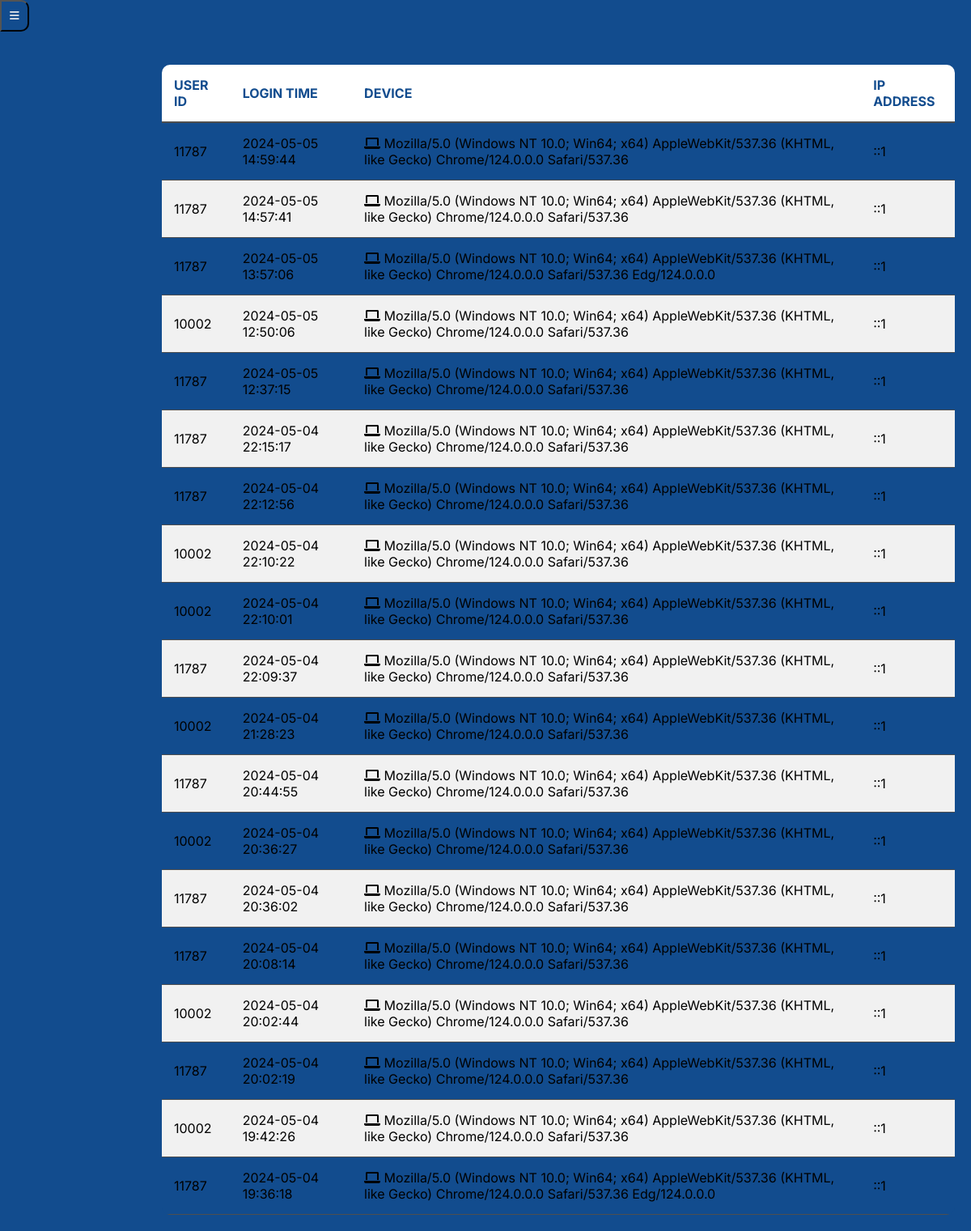
The app's page /admin/history.php (signed in) with its own data.
### tables this page shows
CREATE TABLE `history` (
  `id` int(11) NOT NULL,
  `user_id` int(11) DEFAULT NULL,
  `login_time` datetime DEFAULT current_timestamp(),
  `device` varchar(255) DEFAULT NULL,
  `ip_address` varchar(45) DEFAULT NULL
);

### admin/history.php (the view, shortened to what this page needs)
<?php
include 'db_connection.php';
$query_history = "SELECT user_id, login_time, device, ip_address FROM history ORDER BY login_time DESC";
$stmt = $pdo->prepare($query_history);
$stmt->execute();
$history_data = $stmt->fetchAll(PDO::FETCH_ASSOC);
include 'navbar.php';
?>
<!DOCTYPE html>
<html lang="en">
<head>
    <link rel="stylesheet" href="https://cdnjs.cloudflare.com/ajax/libs/font-awesome/6.0.0-beta3/css/all.min.css">
    <link rel="stylesheet" href="./cssadmin/history.css">
</head>
<body>
    <div class="container">
        <table>
            <thead>
                <tr>
                    <th>User ID</th>
                    <th>Login Time</th>
                    <th>Device</th>
                    <th>IP Address</th>
                </tr>
            </thead>
            <tbody>
                <?php foreach ($history_data as $entry): ?>
                    <tr>
                        <td><?php echo htmlspecialchars($entry['user_id']); ?></td>
                        <td><?php echo htmlspecialchars($entry['login_time']); ?></td>
                        <td>
                            <i class="fas fa-laptop"></i>
                            <?php echo htmlspecialchars($entry['device']); ?>
                        </td>
                        <td><?php echo htmlspecialchars($entry['ip_address']); ?></td>
                    </tr>
                <?php endforeach; ?>
            </tbody>
        </table>
    </div>
</body>
</html>

### admin/navbar.php (shortened to what this page needs)
<!DOCTYPE html>
<html lang="en">
<head>
    <link rel="stylesheet" href="https://cdnjs.cloudflare.com/ajax/libs/font-awesome/6.0.0-beta3/css/all.min.css">
</head>
<body>
    <button class="navbar-toggle" onclick="toggleNavbar()">
        <i class="fas fa-bars"></i>
    </button>
</body>
</html>

### admin/cssadmin/history.css (style rules this page uses)
body { font-family: 'Inter', sans-serif; background-color: #124c8e; color: #000000; margin: 0; padding: 0; }
.container { display: flex; border-radius: 10px; padding: 20px; margin-top: 5%; margin-left: 15%; }
table { width: 100%; border-collapse: collapse; background-color: #124c8e; border-radius: 10px; overflow: hidden; }
th { background-color: white; color: #124c8e; padding: 15px; text-align: left; text-transform: uppercase; border-bottom: 2px solid #4e4e4e; }
td { padding: 15px; border-bottom: 1px solid #4e4e4e; }
tr:nth-child(even) { background-color: #f1f1f1; }

### admin/navbar.php (style rules this page uses)
.navbar-toggle { background-color: #124c8e; color: #f0f0f0; padding: 10px; border-radius: 0 10px 10px 0; position: fixed; top: 0px; left: 0; cursor: pointer; transition: background-color 0.3s; }

### records on screen
history: user "11787", login_time "2024-05-05 14:59:44", device "Mozilla/5.0 (Windows NT 10.0; Win64; x64) AppleWebKit/537.36 (KHTML, like Gecko) Chrome/124.0.0.0 Safari/537.36", ip_address "::1"
history: user "11787", login_time "2024-05-05 14:57:41", device "Mozilla/5.0 (Windows NT 10.0; Win64; x64) AppleWebKit/537.36 (KHTML, like Gecko) Chrome/124.0.0.0 Safari/537.36", ip_address "::1"
history: user "11787", login_time "2024-05-05 13:57:06", device "Mozilla/5.0 (Windows NT 10.0; Win64; x64) AppleWebKit/537.36 (KHTML, like Gecko) Chrome/124.0.0.0 Safari/537.36 Edg/124.0.0.0", ip_address "::1"
history: user "10002", login_time "2024-05-05 12:50:06", device "Mozilla/5.0 (Windows NT 10.0; Win64; x64) AppleWebKit/537.36 (KHTML, like Gecko) Chrome/124.0.0.0 Safari/537.36", ip_address "::1"
history: user "11787", login_time "2024-05-05 12:37:15", device "Mozilla/5.0 (Windows NT 10.0; Win64; x64) AppleWebKit/537.36 (KHTML, like Gecko) Chrome/124.0.0.0 Safari/537.36", ip_address "::1"
history: user "11787", login_time "2024-05-04 22:15:17", device "Mozilla/5.0 (Windows NT 10.0; Win64; x64) AppleWebKit/537.36 (KHTML, like Gecko) Chrome/124.0.0.0 Safari/537.36", ip_address "::1"
history: user "11787", login_time "2024-05-04 22:12:56", device "Mozilla/5.0 (Windows NT 10.0; Win64; x64) AppleWebKit/537.36 (KHTML, like Gecko) Chrome/124.0.0.0 Safari/537.36", ip_address "::1"
history: user "10002", login_time "2024-05-04 22:10:22", device "Mozilla/5.0 (Windows NT 10.0; Win64; x64) AppleWebKit/537.36 (KHTML, like Gecko) Chrome/124.0.0.0 Safari/537.36", ip_address "::1"
history: user "10002", login_time "2024-05-04 22:10:01", device "Mozilla/5.0 (Windows NT 10.0; Win64; x64) AppleWebKit/537.36 (KHTML, like Gecko) Chrome/124.0.0.0 Safari/537.36", ip_address "::1"
history: user "11787", login_time "2024-05-04 22:09:37", device "Mozilla/5.0 (Windows NT 10.0; Win64; x64) AppleWebKit/537.36 (KHTML, like Gecko) Chrome/124.0.0.0 Safari/537.36", ip_address "::1"
history: user "10002", login_time "2024-05-04 21:28:23", device "Mozilla/5.0 (Windows NT 10.0; Win64; x64) AppleWebKit/537.36 (KHTML, like Gecko) Chrome/124.0.0.0 Safari/537.36", ip_address "::1"
history: user "11787", login_time "2024-05-04 20:44:55", device "Mozilla/5.0 (Windows NT 10.0; Win64; x64) AppleWebKit/537.36 (KHTML, like Gecko) Chrome/124.0.0.0 Safari/537.36", ip_address "::1"
history: user "10002", login_time "2024-05-04 20:36:27", device "Mozilla/5.0 (Windows NT 10.0; Win64; x64) AppleWebKit/537.36 (KHTML, like Gecko) Chrome/124.0.0.0 Safari/537.36", ip_address "::1"
history: user "11787", login_time "2024-05-04 20:36:02", device "Mozilla/5.0 (Windows NT 10.0; Win64; x64) AppleWebKit/537.36 (KHTML, like Gecko) Chrome/124.0.0.0 Safari/537.36", ip_address "::1"
history: user "11787", login_time "2024-05-04 20:08:14", device "Mozilla/5.0 (Windows NT 10.0; Win64; x64) AppleWebKit/537.36 (KHTML, like Gecko) Chrome/124.0.0.0 Safari/537.36", ip_address "::1"
history: user "10002", login_time "2024-05-04 20:02:44", device "Mozilla/5.0 (Windows NT 10.0; Win64; x64) AppleWebKit/537.36 (KHTML, like Gecko) Chrome/124.0.0.0 Safari/537.36", ip_address "::1"
history: user "11787", login_time "2024-05-04 20:02:19", device "Mozilla/5.0 (Windows NT 10.0; Win64; x64) AppleWebKit/537.36 (KHTML, like Gecko) Chrome/124.0.0.0 Safari/537.36", ip_address "::1"
history: user "10002", login_time "2024-05-04 19:42:26", device "Mozilla/5.0 (Windows NT 10.0; Win64; x64) AppleWebKit/537.36 (KHTML, like Gecko) Chrome/124.0.0.0 Safari/537.36", ip_address "::1"
history: user "11787", login_time "2024-05-04 19:36:18", device "Mozilla/5.0 (Windows NT 10.0; Win64; x64) AppleWebKit/537.36 (KHTML, like Gecko) Chrome/124.0.0.0 Safari/537.36 Edg/124.0.0.0", ip_address "::1"
